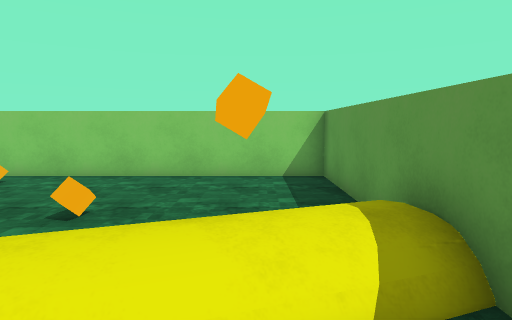
View 1 (above)

16 first-person views from a walk through a Unity game level. The camera is 1.5 m above the floor, tilts 6° down and sees 75° across. The floor is counted in squares, 1 m on a side. Each view is taken from the middle of a square. On the plan, view 1 faces up. The plan holds only what a view shows up to about 15 squares ahead; the rest is blank. The player is left out.

View 2
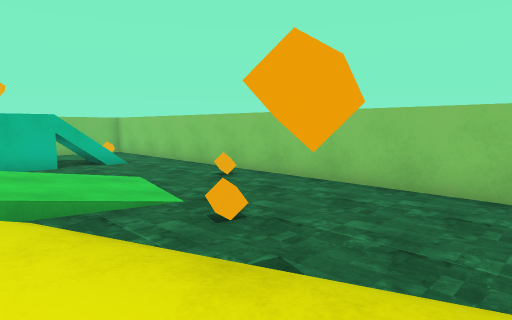

View 3
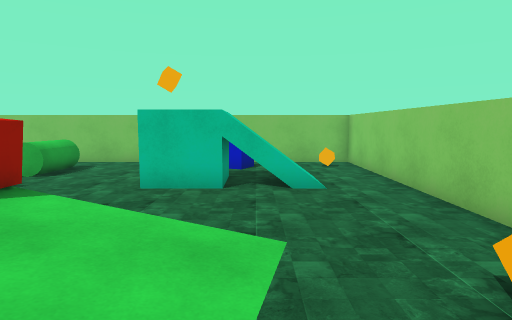

View 4
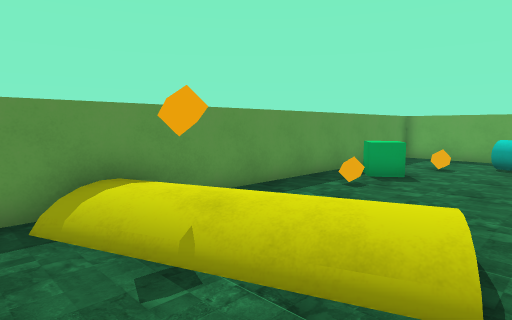

View 5
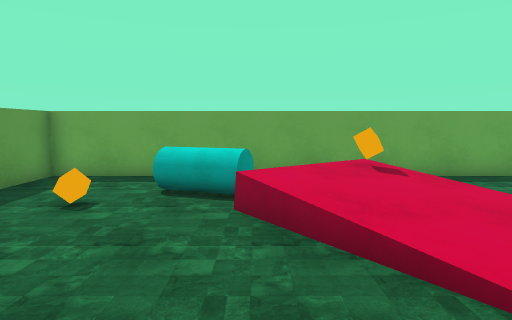

View 6
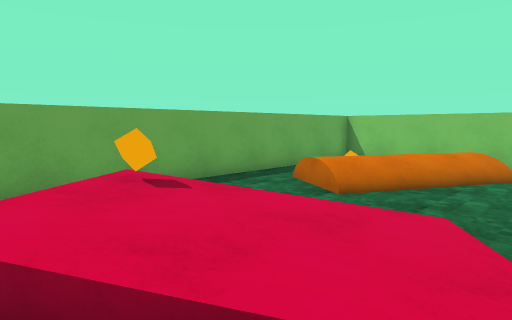

View 7
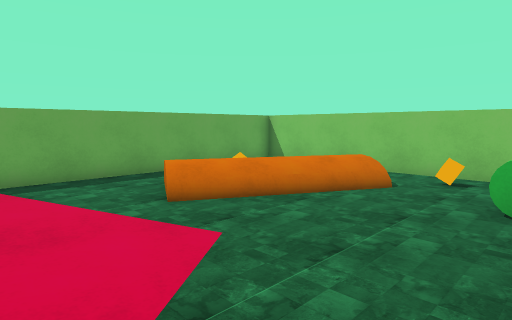

View 8
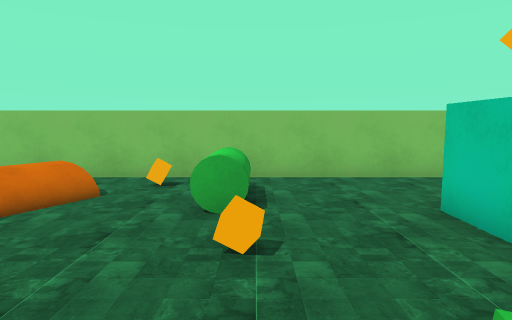

View 9
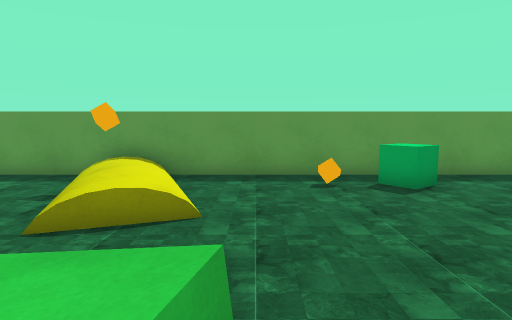

View 10
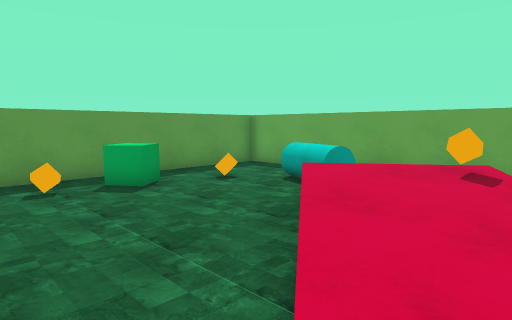

View 11
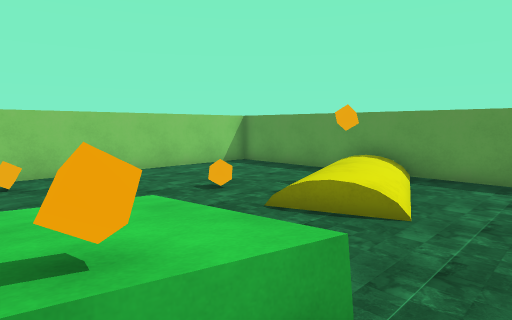

View 12
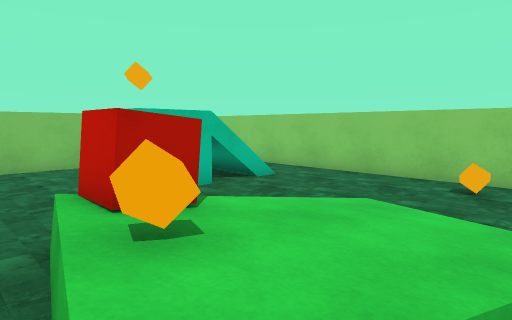

View 13
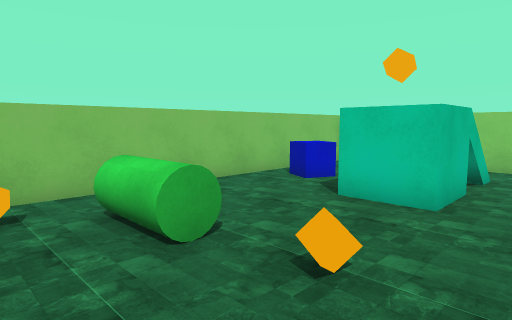

View 14
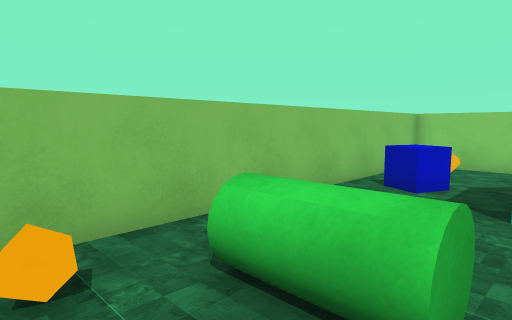

View 15
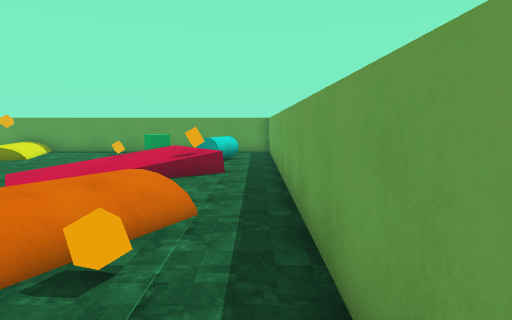

View 16
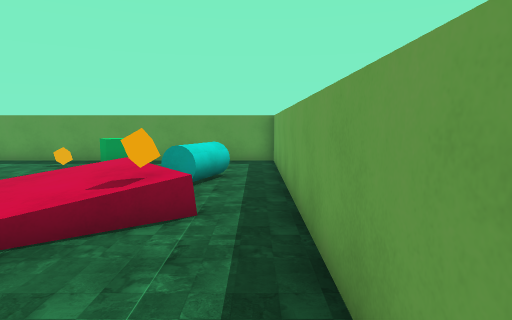

### Floor plan
Key: @ floor where view 1 was taken; # wall or solid block; x gap in a wall; . main floor; : floor 0.25 m higher than the main floor; + floor 0.5 m higher than the main floor; * floor 0.75 m higher than the main floor; % floor 1.75 m higher than the main floor; / step, stairs or slope; = window, fence, low wall or low ledge; B block; C blue cube; R red cube; G green cylinder; E green cube; Y cyan cylinder; O other object.
Columns run from 18 left of view 1 to 2 right of it. Each row starts with its distance up from view 1.
 10 #####################
  9 #.O.................#
  8 #..........O........#
  7 #..../=.............#
  6 #.C.//x.............#
  5 #.CC.%#...//...O....#
  4 #....OB...////...:OO#
  3 #......../+///.:++OO#
  2 #........RR//../++:.#
  1 #........OOO+..//...#
  0 #..GG.O...........@.#
 -1 #..GG...............#
 -2 #.O...............O.#
 -3 #..........:/......E#
 -4 #..=:.....:::/....EE#
 -5 #.=**+:../::++=.....#
 -6 #   +**+../+++=..O..#
 -7 #  .O:+=.../O=YYY...#
 -8 #  ......../...YY...#
 -9 #. .................#
-10 #####################

Where each view was taken, in squares from view 1:
view 1: 0 up, 0 right, facing up
view 2: 2 up, 1 right, facing up-left
view 3: 6 up, 4 left, facing left
view 4: 6 up, 4 left, facing down-right
view 5: 0 up, 4 left, facing down
view 6: 2 down, 4 left, facing down-left
view 7: 0 up, 7 left, facing down-left
view 8: 0 up, 8 left, facing left
view 9: 0 up, 8 left, facing right
view 10: 0 up, 8 left, facing down-right
view 11: 1 down, 8 left, facing up-right
view 12: 0 up, 5 left, facing up-left
view 13: 3 down, 10 left, facing up-left
view 14: 3 down, 13 left, facing up-left
view 15: 9 down, 17 left, facing right
view 16: 9 down, 12 left, facing right
